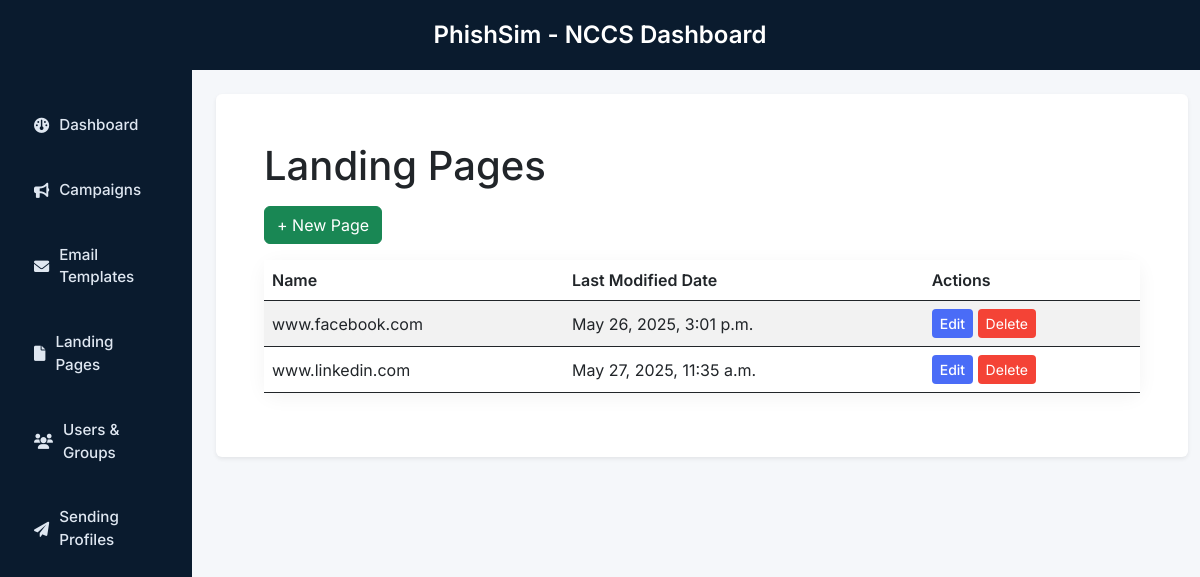
The app's page /landing-pages/ (signed in) with its own data.
### core/models.py (models this page shows)
class LandingPage(models.Model):
    user = models.ForeignKey(User, on_delete=models.CASCADE)
    name = models.CharField(max_length=255)
    url = models.URLField(unique=True, null=True, blank=True)
    html_content = models.TextField()
    created_at = models.DateTimeField(blank=True, null=True)
    is_fake = models.BooleanField(default=False)

### core/views.py (the view)
# urls.py: path('landing-pages/', views.landing_page_list, name='landing_page_list'),
def landing_page_list(request):
    landing_pages = LandingPage.objects.filter(user=request.user,is_fake=False)
    return render(request, 'core/landing_page_list.html', {'landing_pages': landing_pages})

### core/templates/core/landing_page_list.html (shortened to what this page needs)
{% extends "core/base.html" %}
{% block content %}
<div class="container-fluid p-4">
    <h1 class="mb-3">Landing Pages</h1>
    <button type="button" class="btn btn-success mb-3" data-bs-toggle="modal" data-bs-target="#newLandingPageModal">
        + New Page
    </button>
    <table class="table table-striped">
        <thead>
            <tr>
                <th>Name</th>
                <th>Last Modified Date</th>
                <th>Actions</th>
            </tr>
        </thead>
        <tbody>
            {% if landing_pages %}
                {% for page in landing_pages %}
                    <tr>
                        <td>{{ page.name }}</td>
                        <td>{{ page.created_at }}</td>
                        <td>
                            <a href="{% url 'landingpage_update' page.id %}" class="btn btn-primary btn-sm">Edit</a>
                            <button class="btn btn-danger btn-sm delete-page-btn"
                            data-id="{{ page.id }}"
                            data-name="{{ page.name }}"
                            data-delete-url="{% url 'landingpage_delete' page.id %}"
                            data-bs-toggle="modal"
                            data-bs-target="#deleteLandingPageModal">Delete</button>
                        </td>
                    </tr>
                {% endfor %}
            {% else %}
                <tr>
                    <td colspan="3" class="text-center">No landing pages created yet.</td>
                </tr>
            {% endif %}
        </tbody>
    </table>
</div>
{% endblock %}

### static/core/style.css (style rules this page uses)
body { font-family: 'Inter', sans-serif; background-color: #f4f6f8; margin: 0; }
.card, .table, .modal-content { border-radius: 12px; box-shadow: 0 4px 20px rgba(0, 0, 0, 0.05); border: none; }
.table th { font-weight: 600; }
.table td, .table th { vertical-align: middle; }
.btn-primary { background-color: #4a6cf7; border: none; font-weight: 500; }
.btn-danger { background-color: #f44336; border: none; }

### records on screen
LandingPage: name "www.facebook.com", created_at "May 26, 2025, 3:01 p.m."
LandingPage: name "www.linkedin.com", created_at "May 27, 2025, 11:35 a.m."
